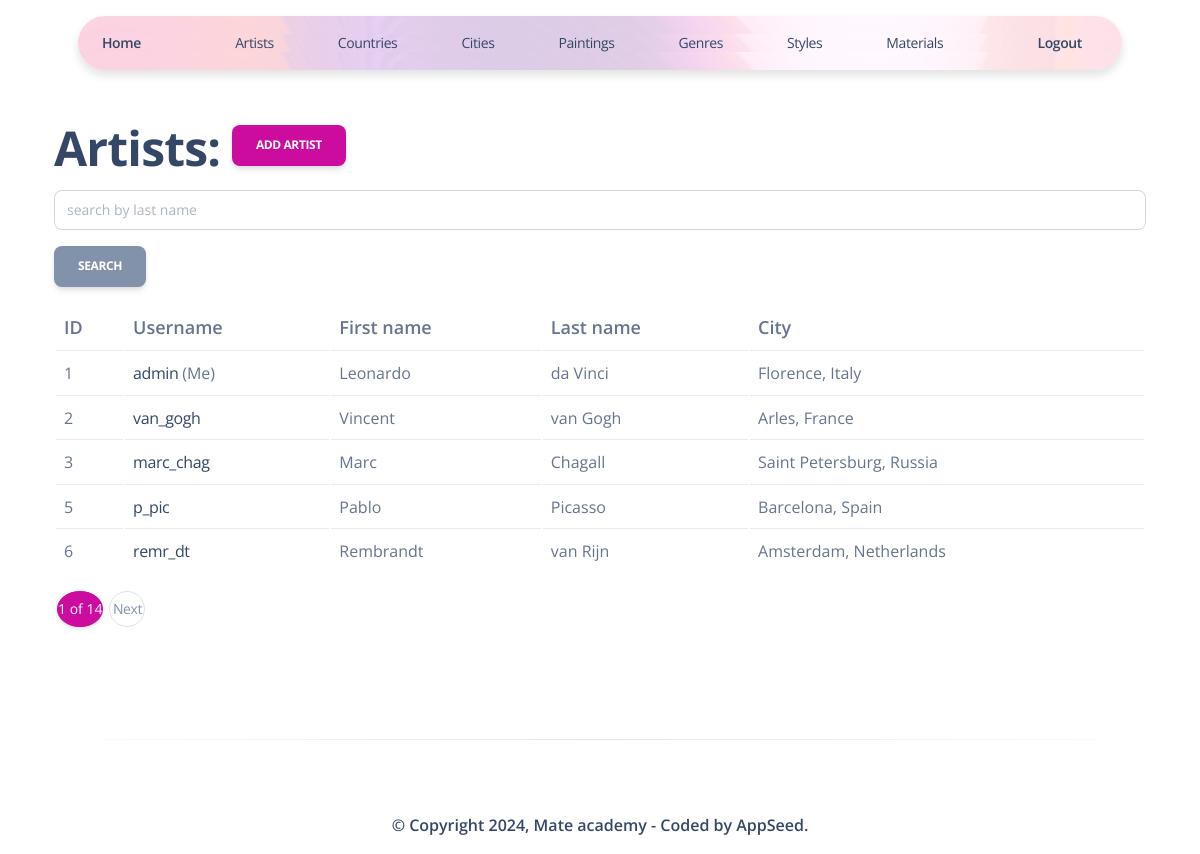
Screenshot of /artists/ (signed in) with the database file from the repository.
### gallery/models.py (models this page shows, shortened)
class Artist(AbstractUser):
    city = models.ForeignKey(
        City,
        on_delete=models.SET_NULL,
        null=True,
        blank=True,
        related_name="cities"
    )

class City(models.Model):
    city_name = models.CharField(max_length=255)
    country = models.ForeignKey(
        Country,
        on_delete=models.SET_NULL,
        null=True,
        related_name="countries"
    )
    class Meta:
        ordering = ("city_name",)
        verbose_name_plural = "cities"
    def __str__(self):
        return f"{self.city_name}, {self.country}"

class Country(models.Model):
    country_name = models.CharField(max_length=255)
    class Meta:
        ordering = ("country_name",)
        verbose_name_plural = "countries"
    def __str__(self):
        return self.country_name

### gallery/views.py (the view)
# urls.py: path("artists/", ArtistListView.as_view(), name="artist-list"),
class ArtistListView(LoginRequiredMixin, generic.ListView):
    model = Artist
    paginate_by = 5
    def get_context_data(self, *, object_list=None, **kwargs):
        context = super(ArtistListView, self).get_context_data(**kwargs)
        last_name = self.request.GET.get("last_name", "")
        context["search_form"] = ArtistSearchForm(
            initial={"last_name": last_name}
        )
        return context
    def get_queryset(self):
        queryset = Artist.objects.all()
        form = ArtistSearchForm(self.request.GET)
        if form.is_valid():
            return queryset.filter(
                last_name__icontains=form.cleaned_data["last_name"]
            )
        return queryset

### gallery/forms.py
class ArtistSearchForm(forms.Form):
    last_name = forms.CharField(
        max_length=255,
        required=False,
        label="",
        widget=forms.TextInput(
            attrs={
                "placeholder": "search by last name"
            }
        )
    )

### gallery/templatetags/query_transform.py (called while the page is built)
@register.simple_tag
def query_transform(request, **kwargs):
    updated = request.GET.copy()
    for key, value in kwargs.items():
        if value is not None:
            updated[key] = value
        else:
            updated.pop(key, 0)
    return updated.urlencode()

### templates/gallery/artist_list.html
{% extends "layouts/base_sections.html" %}
{% block header %}
  {% include 'includes/navigation.html' %}
{% endblock header %}
{% block content %}
  <div class="container mt-5">
    <h1>Artists:
      <a class="float-right btn btn-primary" href="{% url 'gallery:artist-create' %}">Add artist</a>
    </h1>
    {% include "includes/search_form.html" %}
    {% if artist_list %}
      <table class="table">
        <tr style="font-size: large">
          <th>ID</th>
          <th>Username</th>
          <th>First name</th>
          <th>Last name</th>
          <th>City</th>
        </tr>
        {% for artist in artist_list %}
          <tr>
            <td>{{ artist.id }}</td>
            <td><a href="{% url 'gallery:artist-detail' artist.id %}">{{ artist.username }} </a>
              {% if user == artist %} (Me){% endif %}
            </td>
            <td>{{ artist.first_name }}</td>
            <td>{{ artist.last_name }}</td>
            <td>{{ artist.city }}</td>
          </tr>
        {% endfor %}
      </table>
    {% else %}
      <p>There are no artists in the gallery.</p>
    {% endif %}
    </div>
{% endblock %}

### templates/layouts/base_sections.html (shortened to what this page needs)
{% load static %}
<!DOCTYPE html>
<html lang="en" itemscope itemtype="http://schema.org/WebPage">
<head>
<link href="{% static 'css/nucleo-icons.css' %}" rel="stylesheet" />
<link href="{% static 'css/nucleo-svg.css' %}" rel="stylesheet" />
<link href="{% static 'css/nucleo-svg.css' %}" rel="stylesheet" />
<link id="pagestyle" href="{% static 'css/soft-design-system.css' %}" rel="stylesheet" />
</head>
<body {% block body %}{% endblock body %} >
  {% block header %}{% endblock header %}
  {% block content %}{% endblock content %}
  {% block pagination %}
    {% include "includes/pagination.html" %}
  {% endblock %}
  {% block footer %}
    {% include 'includes/footer.html' %}
  {% endblock footer %}
</body>
</html>

### templates/includes/navigation.html (shortened to what this page needs)
{% load static %}
<div class="container position-sticky z-index-sticky top-0">
  <nav
        class="navbar navbar-expand-lg blur blur-rounded top-0 z-index-fixed shadow my-3 py-2 start-0 end-0 mx-4"
        style="background-image: url('{% static 'img/nav_background_01.jpg' %}')"
      >
        <div class="container-fluid px-0">
          <div class="collapse navbar-collapse pt-3 pb-2 py-lg-0 w-100 justify-content-center text-center" id="navigation">
            <span class="nav-item me-auto">
              <a class="nav-link ps-2 d-flex justify-content-between cursor-pointer align-items-center font-weight-bold"
                href="/" rel="tooltip">
                Home
              </a>
            </span>
            <span class="nav-item mx-3">
              <a class="nav-link justify-content-between cursor-pointer align-items-center"
                href="{% url 'gallery:artist-list' %}">
                Artists
              </a>
            </span>
            <span class="nav-item mx-3">
              <a class="nav-link justify-content-between cursor-pointer align-items-center"
                href="{% url 'gallery:country-list' %}">
                Countries
              </a>
            </span>
            <span class="nav-item mx-3">
              <a class="nav-link justify-content-between cursor-pointer align-items-center"
                href="{% url 'gallery:city-list' %}">
                Cities
              </a>
            </span>
            <span class="nav-item mx-3">
              <a class="nav-link justify-content-between cursor-pointer align-items-center"
                href="{% url 'gallery:painting-list' %}">
                Paintings
              </a>
            </span>
            <span class="nav-item mx-3">
              <a class="nav-link justify-content-between cursor-pointer align-items-center"
                href="{% url 'gallery:genre-list' %}">
                Genres
              </a>
            </span>
            <span class="nav-item mx-3">
              <a class="nav-link justify-content-between cursor-pointer align-items-center"
                href="{% url 'gallery:style-list' %}">
                Styles
              </a>
            </span>
            <span class="nav-item mx-3">
              <a class="nav-link justify-content-between cursor-pointer align-items-center"
                href="{% url 'gallery:material-list' %}">
                Materials
              </a>
            </span>
            {% if request.user.is_authenticated %}
              <span class="nav-item ms-auto">
                <a class="nav-link nav-link-icon me-2 font-weight-bold"
                  href="{% url 'logout' %}">
                  Logout
                </a>
              </span>
              {% endif %}
          </div>
        </div>
      </nav>
</div>

### templates/includes/search_form.html
{% load crispy_forms_filters %}
<form action="" method="get" class="form-inline">
  {{ search_form|crispy }}
  <input type="submit" value="Search" class="btn btn-secondary">
</form>

### templates/includes/pagination.html (shortened to what this page needs)
{% load query_transform %}
<div class="container">
  {% if is_paginated %}
    <ul class="pagination">
      <li class="page-item active">
        <span class="page-link"
              style="inline-size: auto; color: #FAFAFF"
        >
          {{ page_obj.number }} of {{ paginator.num_pages }}
        </span></li>
      {% if page_obj.has_next %}
        <li class="page-item">
          <a class="page-link" href="?{% query_transform request page=page_obj.next_page_number %}">Next</a>
        </li>
      {% endif %}
    </ul>
  {% endif %}
</div>

### templates/includes/footer.html
{% load static %}
<footer class="footer pt-5 mt-5">
  <hr class="horizontal dark mb-5">
  <div class="container">
    <div class=" row">
      <div class="col-12">
        <div class="text-center">
          <p class="my-4 text-sm">
            <h6>© Copyright 2024, Mate academy - Coded by AppSeed.</h6>
          </p>
        </div>
      </div>
    </div>
  </div>
</footer>

### templates/includes/scripts.html (shortened to what this page needs)
  {% load static %}

### rows the page displays
Artist: id "1", username "admin", shows "(Me)", first_name "Leonardo", last_name "da Vinci", city "Florence, Italy"
Artist: id "2", username "van_gogh", first_name "Vincent", last_name "van Gogh", city "Arles, France"
Artist: id "3", username "marc_chag", first_name "Marc", last_name "Chagall", city "Saint Petersburg, Russia"
Artist: id "5", username "p_pic", first_name "Pablo", last_name "Picasso", city "Barcelona, Spain"
Artist: id "6", username "remr_dt", first_name "Rembrandt", last_name "van Rijn", city "Amsterdam, Netherlands"

### other values shown
{{ page_obj.number }} "1"
{{ paginator.num_pages }} "14"
